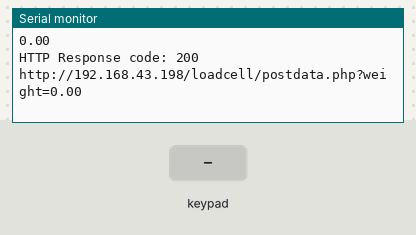
Recording of a sketch running on a simulated ESP8266 (NodeMCU). On the bench: the last lines printed to the serial monitor. Inputs (shaded band) come from the test bench. WiFi joins after 1.5 s; servers stay silent unless stated; uploads are accepted with an empty reply.

Above: at 3.8 s.
3.9 s: key '1' pressed
At 5.22 s:
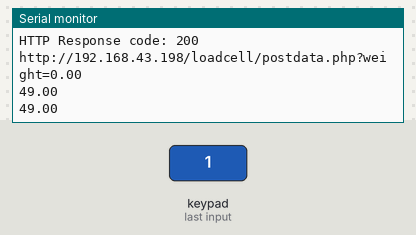
5.5 s: keypad keys 1 2 3 4 pressed 1.5 s apart
At 13.1 s:
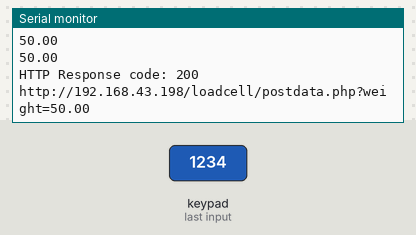
Timing chart, 0 to 14.6 s (numbered marks = the images above; inputs shaded):
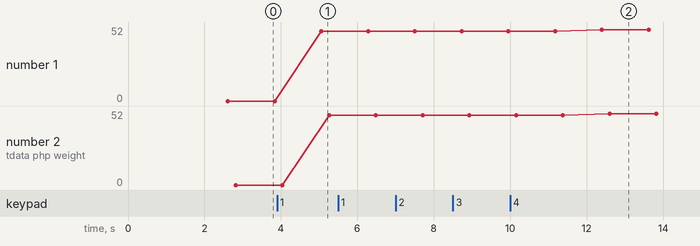

The sketch:

4x4matrixkeypad.ino
```cpp
#include <ESP8266WiFi.h>
#include <ESP8266HTTPClient.h>
#include <WiFiClient.h>
#include <Keypad.h>

const char* ssid = "Arlo"; //wifi ssid / wifi name
const char* password = "Jt170818"; //wifi password

//Your Domain name with URL path or IP address with path
String serverName = "http://192.168.43.198/loadcell/postdata.php?weight=";
unsigned long lastTime = 0;
unsigned long timerDelay = 1000;
const unsigned int MAX_MESSAGE_LENGTH = 12;
String text;
float angka;
//keypad
const byte ROWS = 4; //four rows
const byte COLS = 4; //four columns
//define the cymbols on the buttons of the keypads
char hexaKeys[ROWS][COLS] = {
  {'1','4','7','*'},
  {'2','5','8','0'},
  {'3','6','9','#'},
  {'A','B','C','D'}
};
byte rowPins[ROWS] = {D3, D2, D1, D0}; //connect to the row pinouts of the keypad
byte colPins[COLS] = {D7, D6, D5, D4}; //connect to the column pinouts of the keypad
//initialize an instance of class NewKeypad
Keypad customKeypad = Keypad( makeKeymap(hexaKeys), rowPins, colPins, ROWS, COLS);

void setup() {
  Serial.begin(9600);
  Serial.println("Pastikan Tidak Ada Beban");
  delay(1000);
  Serial.println("Silahkan Untuk Menimbang");

  WiFi.begin(ssid, password);
  Serial.println("Connecting");
  while(WiFi.status() != WL_CONNECTED) {
    delay(500);
    Serial.print(".");
  }
  Serial.println("");
  Serial.print("Connected to WiFi network with IP Address: ");
  Serial.println(WiFi.localIP());

  Serial.println("Timer set to 5 seconds (timerDelay variable), it will take 5 seconds before publishing the first reading.");
}

void loop() {
  // Send an HTTP POST request depending on timerDelay
 if ((millis() - lastTime) > timerDelay) {
    //Check WiFi connection status
    if(WiFi.status()== WL_CONNECTED){
      WiFiClient client;
      HTTPClient http;
      //BacaTimbangan();
      inputangka();
      Serial.println(angka);
      String serverPath = serverName + String (angka);
      // Your Domain name with URL path or IP address with path
      http.begin(client, serverPath.c_str());

      // Send HTTP GET request
      int httpResponseCode = http.GET();

      if (httpResponseCode>0) {
        Serial.print("HTTP Response code: ");
        Serial.println(httpResponseCode);
        String payload = http.getString();
        Serial.println(payload);
        Serial.println(serverPath);
      }
      else {
        Serial.print("Error code: ");
        Serial.println(httpResponseCode);
      }
       //Free resources
      http.end();
    }
    else {
      Serial.println("WiFi Disconnected");
    }
    lastTime = millis();
  }
}

void BacaTimbangan(){
  //periksa apakah serial tersedia
 while (Serial.available() > 0)
 {
   //buat variable untuk menyimpan pesan dari serial
   static char message[MAX_MESSAGE_LENGTH];
   static unsigned int message_pos = 0;

   //baca setiap byte dari serial
   char inByte = Serial.read();

   //setelah pesan masuk/terbaca(periksa adakah karakter 'enter' dan cek ukuran byte pesan)
   if ( inByte != '\n' && (message_pos < MAX_MESSAGE_LENGTH - 1) )
   {
     //tambahkan setiap byte variable pesan
     message[message_pos] = inByte;
     message_pos++;
   }
   //setelah byte terpenuhi (12 byte)
   else
   {
     //tampilkan pesan (or do other things)
     text = message;
     text = text.substring(3,8);
     angka = text.toFloat();

     //Reset for the next message
     message_pos = 0;
   }
 }
}

void inputangka(){
  char customKey = customKeypad.getKey();

  if (customKey){
    angka=customKey;
    Serial.println(angka);
  }
}
```

Measured:
- after the input at 3.9 s, the serial monitor: prints a new line after 1.2 s (image 1)
- after the input at 5.5 s, the serial monitor: prints a new line after 6.9 s (image 2)
- plotted number 1: 0 → 49 after the input at 3.9 s, 49 → 52 after the input at 5.5 s
- plotted number 2: 0 → 49 after the input at 3.9 s, 49 → 52 after the input at 5.5 s
